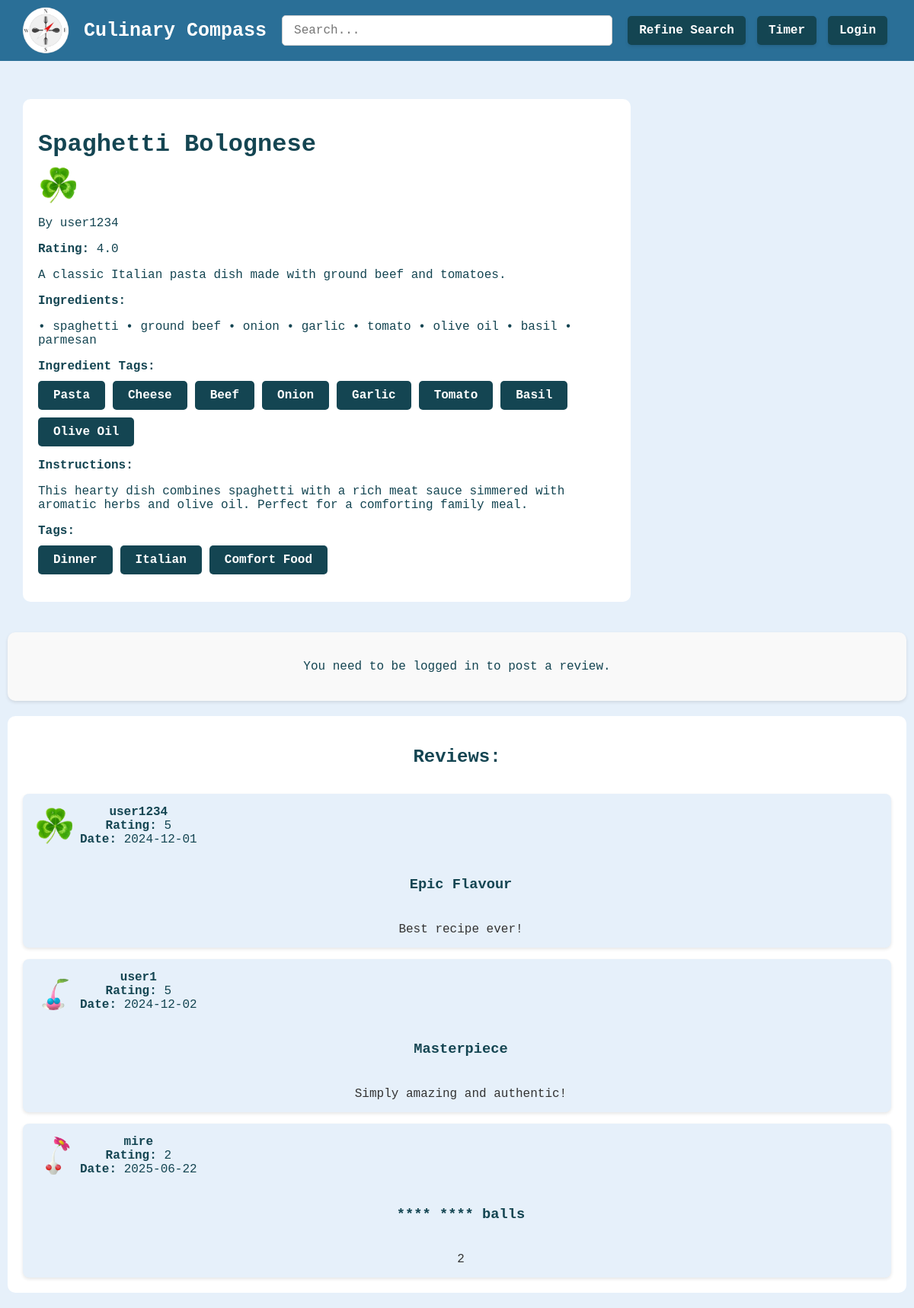
The app's page /recipe/1, older data.
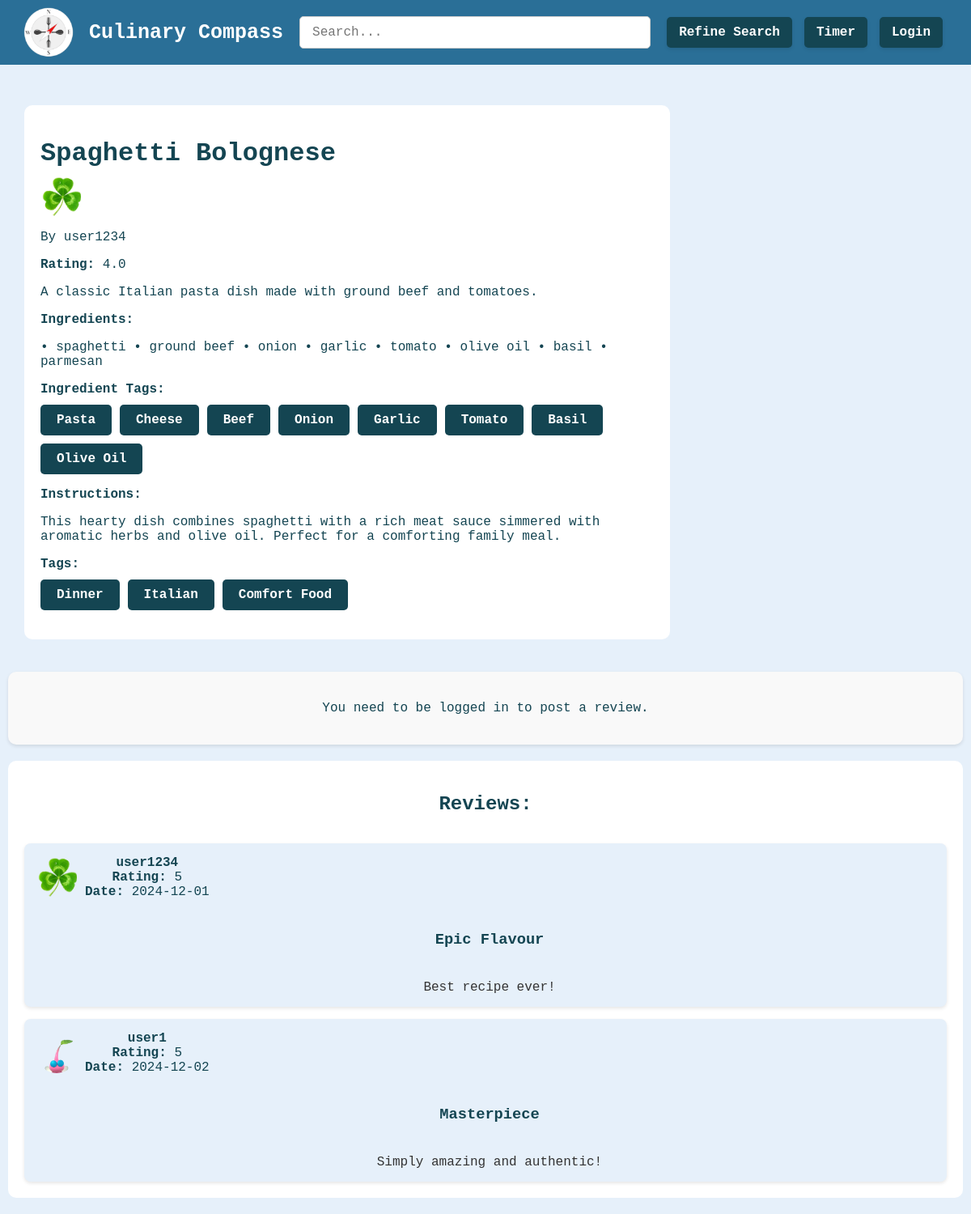
The same page, newer data.
### tables this page shows
CREATE TABLE reviews (
        id INTEGER PRIMARY KEY AUTOINCREMENT,
        recipe_id INTEGER NOT NULL,
        user_id INTEGER NOT NULL,
        rating INTEGER NOT NULL,
        review TEXT,
        title TEXT,
        date TEXT NOT NULL,
        profile_picture TEXT,
        FOREIGN KEY (recipe_id) REFERENCES recipes(id) ON DELETE CASCADE,
        FOREIGN KEY (user_id) REFERENCES users(id) ON DELETE CASCADE
    );

CREATE TABLE users (
        id INTEGER PRIMARY KEY AUTOINCREMENT,
        username TEXT NOT NULL UNIQUE,
        password TEXT NOT NULL,
        profile_picture TEXT NOT NULL,
        is_admin INTEGER DEFAULT 0
    );

### MW aaaaa/app.py (the view, shortened to what this page needs)
@app.route('/recipe/<int:recipe_id>', methods=['GET', 'POST'])
def recipe_page(recipe_id):
    connection = get_db_connection()
    cursor = connection.cursor()
    connection.execute("PRAGMA foreign_keys = ON;")
    query_recipe = '''
    SELECT recipes.*, users.username AS writer_username, users.id AS writer_id, users.profile_picture AS writer_pic
    FROM recipes
    JOIN users ON recipes.user_id = users.id
    WHERE recipes.id = ?
    '''
    recipe = connection.execute(query_recipe, (recipe_id,)).fetchone()
    query_reviews = '''
    SELECT users.username, reviews.*, reviews.title AS review_title
    FROM reviews
    JOIN users ON reviews.user_id = users.id
    WHERE reviews.recipe_id = ?
    '''
    reviews = connection.execute(query_reviews, (recipe_id,)).fetchall()
    is_favourited = False
    user_review = None
    if 'user_id' in session:
        user_id = session['user_id']
        is_favourited = cursor.execute("SELECT 1 FROM favourites WHERE recipe_id = ? AND user_id = ?", (recipe_id, user_id)).fetchone() is not None
        user_review = cursor.execute(
            "SELECT * FROM reviews WHERE recipe_id = ? AND user_id = ?",
            (recipe_id, user_id)
        ).fetchone()
        query_annotations = '''
        SELECT annotations.highlighted_text, annotations.annotation_text
        FROM annotations
        JOIN users ON annotations.user_id = users.id
        WHERE annotations.recipe_id = ? AND annotations.user_id = ?
        '''
        annotations = connection.execute(query_annotations, (recipe_id, user_id)).fetchall()
    else:
        annotations = []
    connection.close()
    if recipe:
        tags_dict = json.loads(recipe['tags'])
        tags = []
        for tag_list in tags_dict.values():
            tags.extend(tag_list)
        ingredient_tags_dict = json.loads(recipe['ingredient_tags'])
        ingredient_tags = []
        for tag_list in ingredient_tags_dict.values():
            ingredient_tags.extend(tag_list)
        recipe_data = {
            "writer_username": recipe['writer_username'],
            "writer_id": recipe['writer_id'],
            "writer_pic": recipe['writer_pic'],
            "id": recipe['id'],
            "title": recipe['title'],
            "instructions": recipe['instructions'],
            "intro": recipe['intro'],
            "ingredient_list": recipe['ingredient_list'],
            "ingredient_tags": ingredient_tags,
            "tags": tags,
            "rating": recipe['rating'] if reviews else "N/A",
            "image": recipe['image'],
            "annotations": [
                {
                    "highlighted_text": a['highlighted_text'],
                    "annotation_text": a['annotation_text']
                } for a in annotations
            ],
            "reviews": [
                {
                    "user_id": r['user_id'],
                    "username": r['username'],
                    "profile_picture": r['profile_picture'],
                    "review_title": r['review_title'],
                    "review": r['review'],
                    "rating": r['rating'],
                    "date": r['date']
                } for r in reviews
            ]
        }
        recipe_data["instructions"] = highlight_text(recipe_data["instructions"], recipe_data["annotations"])
        return render_template('recipepage.html', recipe=recipe_data, tags=tags, ingredient_tags=ingredient_tags, is_favourited=is_favourited, user_review=user_review)
    else:
        return "Page not found", 404

### MW aaaaa/app.py (called while the page is built)
def get_db_connection():
    connection = sqlite3.connect('my-database.db')
    connection.row_factory = sqlite3.Row
    return connection

def highlight_text(instructions, annotations):
    for i, ann in enumerate(annotations):
        pattern = re.escape(ann['highlighted_text'])
        replacement = f'<mark class="highlighted-text" id="highlight-{i}" data-index="{i}">{ann["highlighted_text"]}</mark>'
        instructions = re.sub(pattern, replacement, instructions, count=1)
    return Markup(instructions)

### MW aaaaa/templates/recipepage.html (shortened to what the changed rows need)
{% extends 'base.html' %}
{% block content %}
    <div class="content-wrapper">
        <div class="recipe-info">
            <h1>{{ recipe['title'] }}</h1>
                <div class="recipe-tags">
                    {% for tag in ingredient_tags %}
                        <a href="{{ url_for('search') }}?tags={{ tag }}" class="dark-button">{{ tag }}</a>
                    {% endfor %}
                </div>
            <p><strong>Tags:</strong>
                <form method="POST">
                    <div class="recipe-tags">
                        {% for tag in recipe['tags'] %}
                            <a href="{{ url_for('search') }}?tags={{ tag }}" class="dark-button">{{ tag }}</a>
                        {% endfor %}
                    </div>
                </form>
            </p>
        </div>
    </div>
    <div class="reviews-section">
        <h2>Reviews:</h2>
        {% for review in recipe['reviews'] %}
            <div class="review">
                <div class="profile">
                    <img src="{{ url_for('static', filename=review['profile_picture'] if review['profile_picture'] else 'images/default_profile.png') }}" alt="Profile Picture" class="profile-pic">
                    <div class="review-header">
                        <p><strong>{{ review['username'] }}</strong></p>
                        <p><strong>Rating:</strong> {{ review['rating'] }}</p>
                        <p><strong>Date:</strong> {{ review['date'] }}</p>
                    </div>
                </div>
                <h3 class="review-title">{{ review['review_title'] }}</h3>
                <p class="review-text">{{ review['review'] }}</p>
            </div>
        {% else %}
            <p>No reviews available.</p>
        {% endfor %}
    </div>
{% endblock %}

Row changes from the older to the newer data that the page shows:
removed reviews: profile_picture (picture), username "mire", rating "2", date "2025-06-22", review_title "**** **** balls", review "2"
